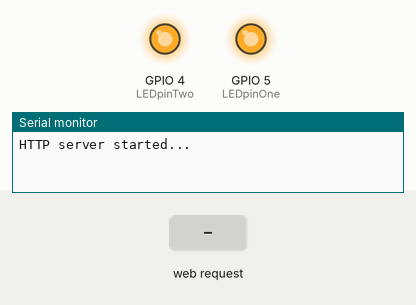
A sketch run on a simulated ESP32. Shown: output pins drawn as LEDs (lit = HIGH), the last lines printed to the serial monitor. The test bench sets the inputs (shaded band).

Above: at 1.3 s.
1.4 s: HTTP request GET /?stateOne=H received
At 2.5 s:
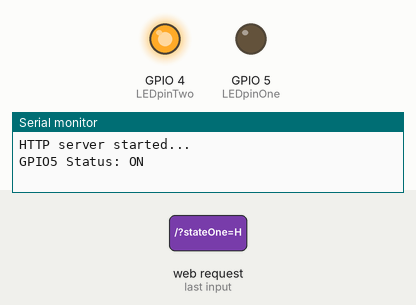
2.9 s: HTTP request GET /?stateTwo=H received
At 3.6 s:
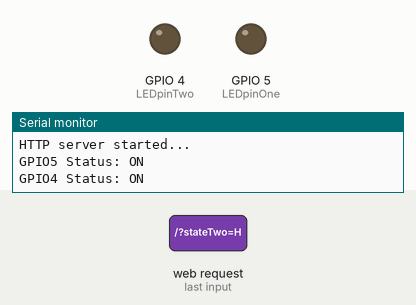
4.4 s: HTTP request GET /?stateOne=L received
At 4.8 s:
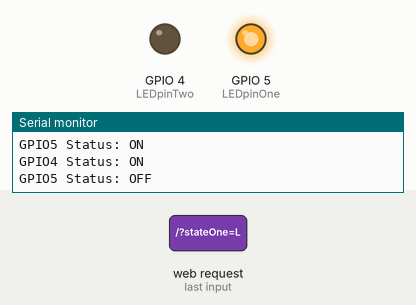
5.9 s: HTTP request GET /?stateTwo=L received
At 7.2 s:
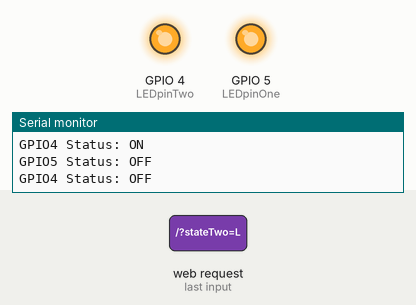
Timing chart, 0 to 8.4 s (numbered marks = the images above; inputs shaded):
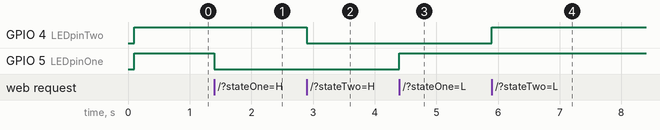

The sketch:

serverArduinoQuerryParams.ino
```cpp
#include <WiFi.h>
#include <WebServer.h>

// Parámetros de la WiFi
const char* ssid = "Tec-2";
const char* password = "playTime";

// IP del servidor HTTP
IPAddress local_ip(192,168,20,1);
IPAddress gateway(192,168,20,1);
IPAddress subnet(255,255,255,0);

// Declaraciones
WebServer server(80);
uint8_t LEDpinOne = 5;
uint8_t LEDpinTwo = 4;
bool LEDstatusOne = LOW;
bool LEDstatusTwo = LOW;

void setup() {
  Serial.begin(115200);
  pinMode(LEDpinOne, OUTPUT);
  pinMode(LEDpinTwo, OUTPUT);

  WiFi.softAP(ssid, password);
  WiFi.softAPConfig(local_ip, gateway, subnet);
  delay(100);

  server.on("/", handle_OnConnect);
  server.onNotFound(handle_NotFound);

  server.begin();
  Serial.println("HTTP server started...");
}

void loop() {
  server.handleClient();
  digitalWrite(LEDpinOne, !LEDstatusOne);
  digitalWrite(LEDpinTwo, !LEDstatusTwo);
  delay(2);
}

void handle_OnConnect() {
  String stateOne = server.arg("stateOne");
  String stateTwo = server.arg("stateTwo");

  if (stateOne == "H") {
    LEDstatusOne = HIGH;
    Serial.println("GPIO5 Status: ON");
  } else if (stateOne == "L") {
    LEDstatusOne = LOW;
    Serial.println("GPIO5 Status: OFF");
  }

  if (stateTwo == "H") {
    LEDstatusTwo = HIGH;
    Serial.println("GPIO4 Status: ON");
  } else if (stateTwo == "L") {
    LEDstatusTwo = LOW;
    Serial.println("GPIO4 Status: OFF");
  }

  server.send(200, "text/html", SendHTML());
}

void handle_NotFound(){
  server.send(404, "text/plain", "Not found");
}

String SendHTML(){
    String ptr  ="<title>TEC LED Control</title>\n";
    ptr +="<h1>TEC ESP32 HTTP Server</h1>\n";
    ptr +=  "Clic <a href=\"/?stateOne=H\">aqui</a> para ENCEDER el LED del pin 5.<br><br>";
    ptr +=  "Clic <a href=\"/?stateOne=L\">aqui</a> para APAGAR el LED del pin 5.<br><br>";
    ptr +=  "Clic <a href=\"/?stateTwo=H\">aqui</a> para ENCEDER el LED del pin 4.<br><br>";
    ptr +=  "Clic <a href=\"/?stateTwo=L\">aqui</a> para APAGAR el LED del pin 4.<br><br>";
    ptr +=  "Clic <a href=\"/?stateOne=H&stateTwo=H\">aqui</a> para ENCEDER los LEDs.<br><br>";
    ptr +=  "Clic <a href=\"/?stateOne=L&stateTwo=L\">aqui</a> para APAGAR los LEDs.<br><br>";
    return ptr;
}
```

Measured:
- after the input at 1.4 s, GPIO 5 (LEDpinOne): HIGH → LOW at once
- after the input at 2.9 s, GPIO 4 (LEDpinTwo): HIGH → LOW at once
- after the input at 4.4 s, GPIO 5 (LEDpinOne): LOW → HIGH at once
- after the input at 5.9 s, GPIO 4 (LEDpinTwo): LOW → HIGH at once
